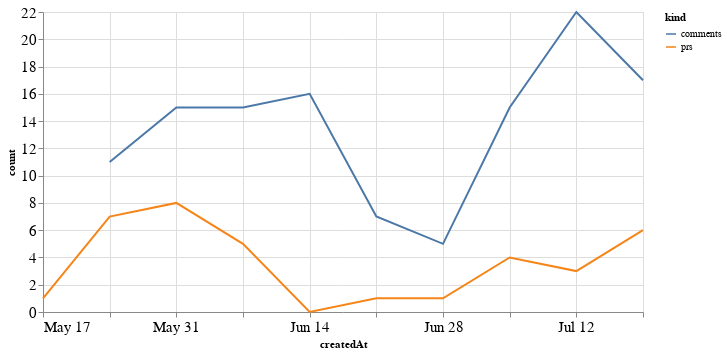

Notebook code cell kept with this figure:
### Code cell
alt.Chart(total_time, width=600).mark_line().encode(
    x='createdAt',
    y='count',
    color='kind'
)

### Figure 1 — Vega-Lite specification as saved in the notebook (floating-point values rounded to 4 significant figures)
{"config": {"axisLeft": {"labelFontSize": 15}, "axisBottom": {"labelFontSize": 15}}, "data": {"name": "data-5b976b5dc9041f5a819bd9235d20771b"}, "mark": "line", "encoding": {"color": {"type": "nominal", "field": "kind"}, "x": {"type": "temporal", "field": "createdAt"}, "y": {"type": "quantitative", "field": "count"}}, "width": 600, "$schema": "https://vega.github.io/schema/vega-lite/v4.8.1.json", "datasets": {"data-5b976b5dc9041f5a819bd9235d20771b": [{"createdAt": "2020-05-17T00:00:00", "kind": "prs", "count": 1.0}, {"createdAt": "2020-05-24T00:00:00", "kind": "prs", "count": 7.0}, {"createdAt": "2020-05-31T00:00:00", "kind": "prs", "count": 8.0}, {"createdAt": "2020-06-07T00:00:00", "kind": "prs", "count": 5.0}, {"createdAt": "2020-06-14T00:00:00", "kind": "prs", "count": 0.0}, {"createdAt": "2020-06-21T00:00:00", "kind": "prs", "count": 1.0}, {"createdAt": "2020-06-28T00:00:00", "kind": "prs", "count": 1.0}, {"createdAt": "2020-07-05T00:00:00", "kind": "prs", "count": 4.0}, {"createdAt": "2020-07-12T00:00:00", "kind": "prs", "count": 3.0}, {"createdAt": "2020-07-19T00:00:00", "kind": "prs", "count": 6.0}, {"createdAt": "2020-05-17T00:00:00", "kind": "comments", "count": null}, {"createdAt": "2020-05-24T00:00:00", "kind": "comments", "count": 11.0}, {"createdAt": "2020-05-31T00:00:00", "kind": "comments", "count": 15.0}, {"createdAt": "2020-06-07T00:00:00", "kind": "comments", "count": 15.0}, {"createdAt": "2020-06-14T00:00:00", "kind": "comments", "count": 16.0}, {"createdAt": "2020-06-21T00:00:00", "kind": "comments", "count": 7.0}, {"createdAt": "2020-06-28T00:00:00", "kind": "comments", "count": 5.0}, {"createdAt": "2020-07-05T00:00:00", "kind": "comments", "count": 15.0}, {"createdAt": "2020-07-12T00:00:00", "kind": "comments", "count": 22.0}, {"createdAt": "2020-07-19T00:00:00", "kind": "comments", "count": 17.0}]}}
